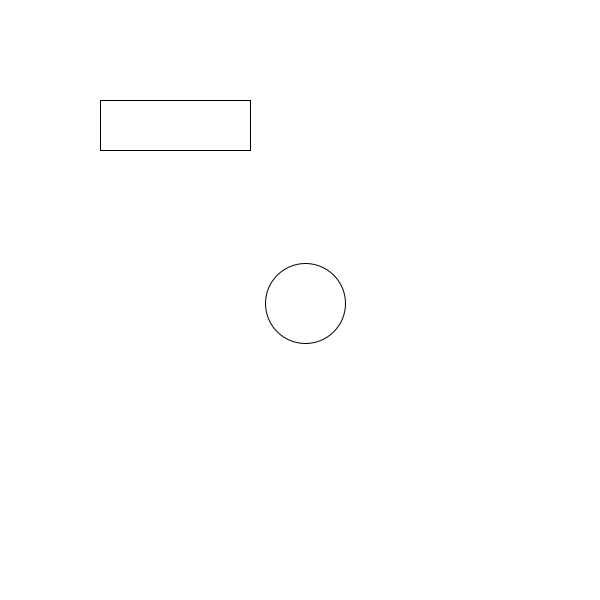
Frame 1 (no input)
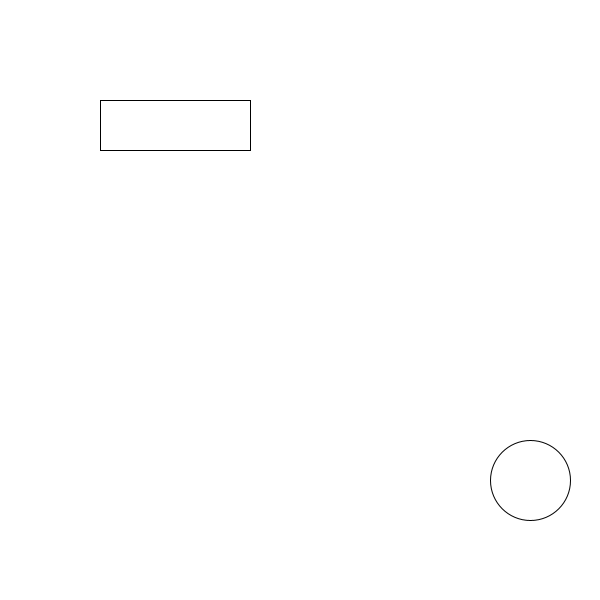
Frame 60 (the mouse pressed at the canvas centre just before this capture)
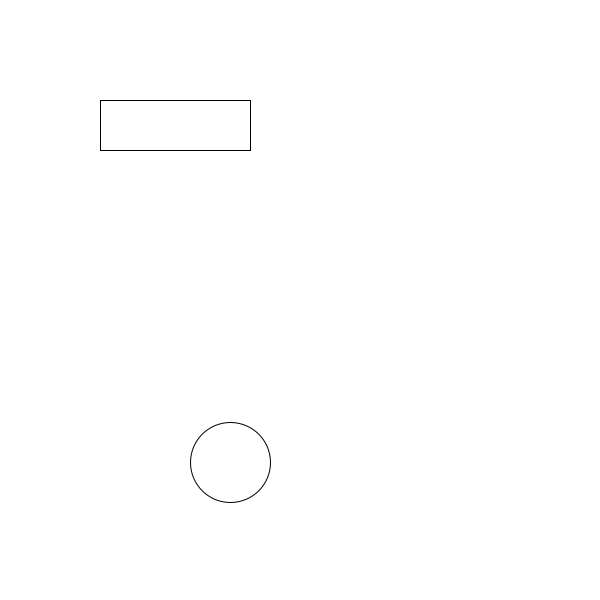
Frame 120 (the mouse held since frame 60 and released just before this capture)

The Processing sketch that drew these frames (run headless with seeded random() and noise(); from frame 60 on, the mouse is pressed at the canvas centre):

// Processing sketch: midterm_09_pong
// ── midterm_09_pong.pde
// QUESTION 9 - 
// put together a skeleton Pong game.

// create a bouncing ball that starts in the middle of the screen 
// either use a class or independent variables, it doesn't matter
// make it bounce only on the top and bottom walls
// create two paddles. this can also be a class or not
// have key presses control the up and down movement of the paddles independently
// make the ball reverse x direction when it touches the paddles
// return the ball to the middle of the screen with a random position when it goes off screen
// keep score for the two players
float x=300;
float y=300;
float r=40;
float dx =5; //speed; d = delta
float dy =3; //gravity
float directionX =1;
float directionY =1;

//int up =0;
//int down =0;
//int left =0;
//int right =0; 

float boxX =100;
float boxY =100;
float boxW =150;
float boxH =50;



//float boxX_2 =400;
//float boxY_2 =400;
//float boxW_2 =50;
//float boxH_2 =20;


void setup() {
    size(600,600);
}

void keyPressed(){
  boxX+= 1;
  
}

void draw() {
    background(255);
   x = x+dx*directionX;
   y = y+dy*directionY;
   
    ellipse(x,y,r*2,r*2);
    
    //bounce
  if (x > width -r || x<r){
  dx=-dx;//  dx*=-1;
}

  if (y > height -r || y<r){
  dy=-dy;//  dx*=-1;
}

//paddle
if(x>boxX-r && x<boxX+boxW+r && 
   y>boxY-r && y<boxY+boxH+r){

         directionX = -directionX;  directionY = -directionY;}
//if(x>boxX_2-r && x<boxX_2+boxW_2+r && 
//   y>boxY_2-r && y<boxY_2+boxH_2+r){

//         directionX = -directionX;  directionY = -directionY;}



rect(boxX,boxY,boxW,boxH);
//rect(boxX_2boxY_2,boxW_2,boxH_2);
}
